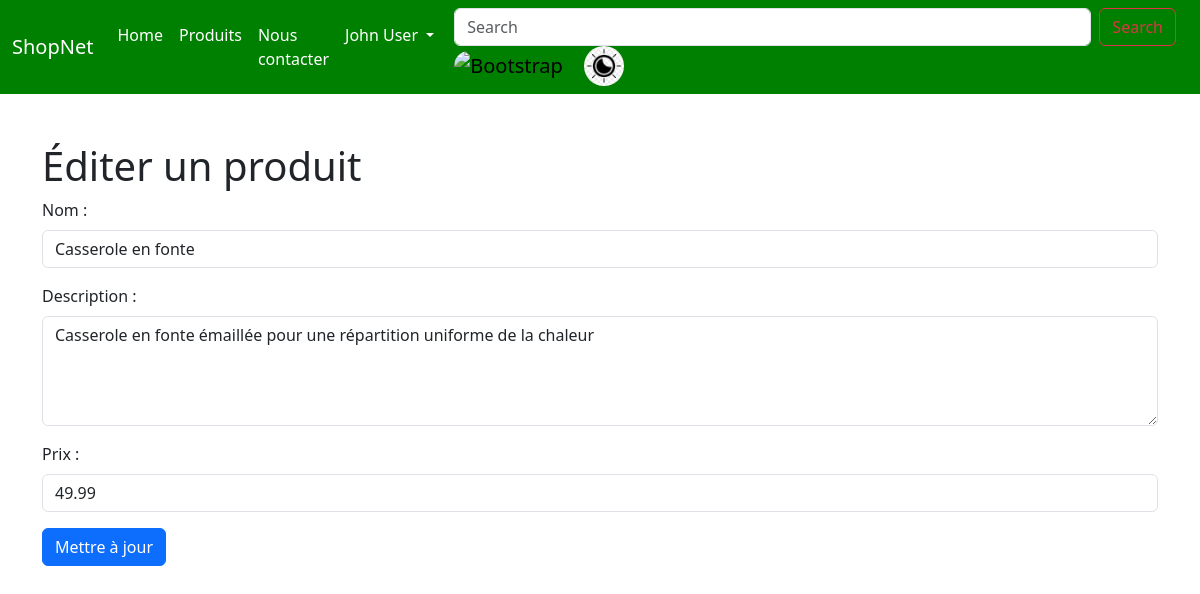
The app's page /add-product.php?idProduct=3 (signed in) with its own data.
### tables this page shows
CREATE TABLE `utilisateur` (
  `id` int NOT NULL,
  `email` varchar(50) NOT NULL,
  `nom` varchar(50) NOT NULL,
  `mdp` varchar(255) NOT NULL,
  `admin` varchar(45) DEFAULT NULL
);

CREATE TABLE `produit` (
  `id` int NOT NULL,
  `nom` varchar(50) NOT NULL,
  `prix` varchar(50) NOT NULL,
  `id_utilisateur` int DEFAULT NULL,
  `description` varchar(255) DEFAULT NULL
);

### add-product.php (the view, shortened to what this page needs)
<?php
$pdo = require_once('db.php');
$editProductId = isset($_GET['idProduct']) ? $_GET['idProduct'] : null;
$productData = null;
if ($editProductId) {
    $getProductData = $pdo->prepare('SELECT * FROM produit WHERE id = :id');
    $getProductData->bindValue(':id', $editProductId);
    $getProductData->execute();
    $productData = $getProductData->fetch();
}
?>
<!DOCTYPE html>
<html lang="en">
<head>
    <?php require_once('Components/_head.php'); ?>
</head>
<body>
    <?php include('nav.php'); ?>
    <div class="container mt-5">
        <?php if ($editProductId) : ?>
            <h1>Éditer un produit</h1>
        <?php else : ?>
            <h1>Ajouter un produit</h1>
        <?php endif; ?>
        <form action="" method="POST">
            <div class="mb-3">
                <label for="nom" class="form-label">Nom :</label>
                <input type="text" class="form-control" id="nom" name="name" placeholder="Entrez le nom" value="<?= $productData ? $productData['nom'] : '' ?>">
            </div>
            <div class="mb-3">
                <label for="description" class="form-label">Description :</label>
                <textarea class="form-control" id="description" name="description" rows="4" placeholder="Entrez la description"><?= $productData ? $productData['description'] : '' ?></textarea>
            </div>
            <div class="mb-3">
                <label for="prix" class="form-label">Prix :</label>
                <input type="number" class="form-control" id="prix" name="price" placeholder="Entrez le prix" value="<?= $productData ? $productData['prix'] : '' ?>">
            </div>
            <button type="submit" class="btn btn-primary"><?= $editProductId ? 'Mettre à jour' : 'Ajouter' ?></button>
        </form>
    </div>
</body>
</html>

### nav.php (shortened to what this page needs)
<?php
if ($_SESSION['id']) {
  $userStmtsNav = $pdo->prepare('SELECT * FROM utilisateur WHERE id = :id');
  $userStmtsNav->bindValue(':id', $_SESSION['id']);
  $userStmtsNav->execute();
  $userNav = $userStmtsNav->fetch();
}
?>
<nav class="navbar navbar-expand-lg bg-body-tertiary" style="background-color: green !important;" id="barre">
  <div class="container-fluid">
    <a class="navbar-brand" href="index.php" style="color:white;">ShopNet</a>
    <div class="collapse navbar-collapse" id="navbarNavDropdown">
      <ul class="navbar-nav">
        <li class="nav-item">
          <a class="nav-link active" aria-current="page" href="index.php" style="color:white;">Home</a>
        </li>
        <li class="nav-item">
          <a class="nav-link" href="produit.php" style="color:white;">Produits</a>
        </li>
        <li class="nav-item">
          <a class="nav-link" href="#" style="color:white;">Nous contacter</a>
        </li>
        <?php if (!$_SESSION['name']) { ?>
          <li class="nav-item dropdown">
            <a class="nav-link dropdown-toggle" href="#" role="button" data-bs-toggle="dropdown" aria-expanded="false" style="color:white;">
              Compte
            </a>
            <ul class="dropdown-menu">
              <li><a class="dropdown-item" href="login.php">Se connecter</a></li>
              <li><a class="dropdown-item" href="register.php">S'enregistrer</a></li>
            </ul>
          </li>
        <?php } else { ?>
          <li class="nav-item dropdown">
            <a class="nav-link dropdown-toggle" href="#" role="button" data-bs-toggle="dropdown" aria-expanded="false" style="color:white;">
              <?= $userNav['nom'] ?>
            </a>
          </li>
        <?php } ?>
      </ul>
      <div class="container w-100" id="search">
        <form class="d-flex" role="search" style="flex-grow: 1;flex-shrink: 1;">
          <input class="form-control me-2" type="search" placeholder="Search" aria-label="Search">
          <button class="btn btn-outline-danger" type="submit">Search</button>
        </form>
        <div id="boutton">
          <a class="navbar-brand" id="mode">
            <img src="img/drapeau-france-rond.jpg" alt="Bootstrap" width="40" height="40" style="border-radius: 20px;">
          </a>
          <a class="navbar-brand" onclick=darkmode()>
            <img src="img/pngtree-dark-mode-icon-light-png-clipart-png-image_3811921.jpg" alt="Bootstrap" width="40" height="40" style="border-radius: 20px;">
          </a>
        </div>
      </div>
    </div>
  </div>
</nav>

### assets/css/style.css (style rules this page uses)
:root { --font-family: 'Open Sans', sans-serif; --primary-color: #1A6240; --secondary-color: #D9D9D9; --font-bold: 700; --font-semibold: 600; --font-regular: 400; }
#search { width: 50%; height: 50%; border-radius: 20px; border: 0; }
html, body { height: 100%; margin: 0; padding: 0; }

### records on screen
utilisateur: nom "John User"
produit: name "Casserole en fonte", description "Casserole en fonte émaillée pour une répartition uniforme de la chaleur", price "49.99"
